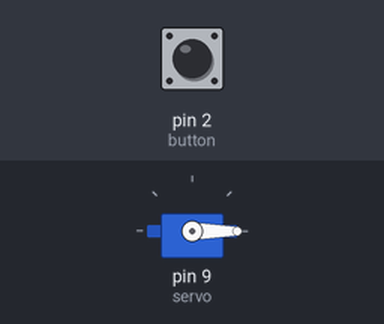
The sketch below on a simulated Arduino Uno, built with avr-gcc and run on an emulated ATmega328P. Shown: servo. The inputs (shaded band) are chosen by the test bench; at power-on: pin 2 (button) HIGH.

Above: at 1.2 s.
1.3 s: pin 2 (button) pulled LOW for 0.15 s
At 1.37 s:
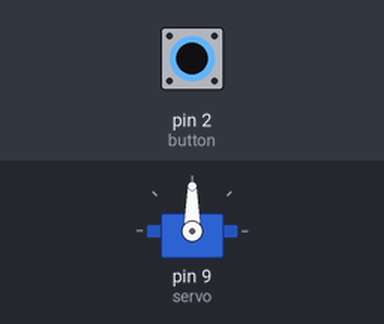
2.9 s: pin 2 (button) pulled LOW for 3.2 s
At 6.7 s:
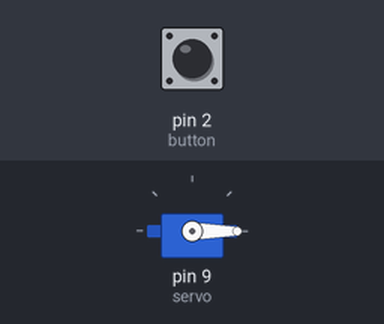
Timing chart, 0 to 8.2 s (numbered marks = the images above; inputs shaded):
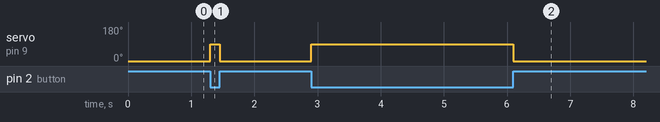

The sketch:

governer.ino
```cpp
int button = 2;   //pin of the first button
#include<Servo.h> //include the servo library
Servo servo; //create a servo object
void setup() {
  // put your setup code here, to run once:
  servo.attach(9);  //pin used by the servo
  pinMode(button, INPUT_PULLUP);  //define first button as input pullup
  /*
  INPUT_PULLUP send to arduino LOW signal, so, when you press the button, you send a LOW signal to arduino
  */
}

void loop() {
  // put your main code here, to run repeatedly:
  if (digitalRead(button) == LOW) { //if Value read of the button ==LOW:
    servo.write(90); //servo goes to angle 90
  }
  if (digitalRead(button) == HIGH) { //if Value read of the button ==LOW:
    servo.write(0); //servo goes to angle 0
  }
}
```

Measured:
- after the input at 1.3 s, servo on pin 9 (servo): 0° → 90° at once, → 0° 0.15 s later
- after the input at 2.9 s, servo on pin 9 (servo): 0° → 90° at once, → 0° 3.2 s later
